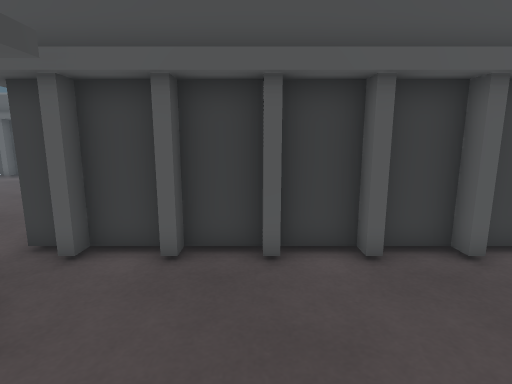
view 1 (above)

20 first-person views from a walk through a scene from a Unity 3-D project. The camera is 1.2 m above the floor, tilts 10° down and sees 80° across. The floor is counted in squares, 0.5 m on a side. Each view is taken from the middle of a square. On the plan, view 1 faces up. The plan holds only what a view shows up to about 19 squares ahead; the rest is blank. The place goes on beyond the plan.

view 2
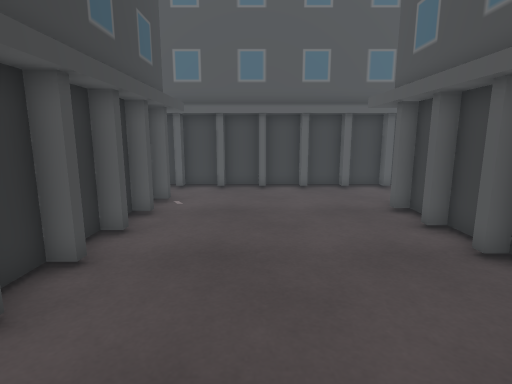

view 3
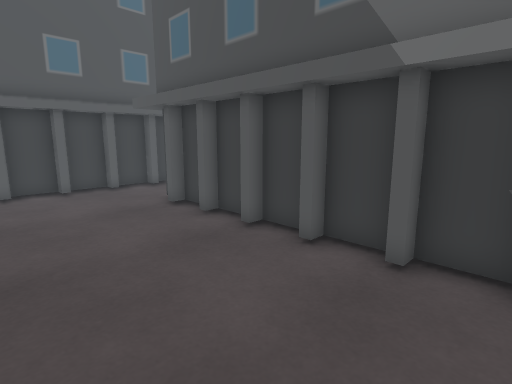

view 4
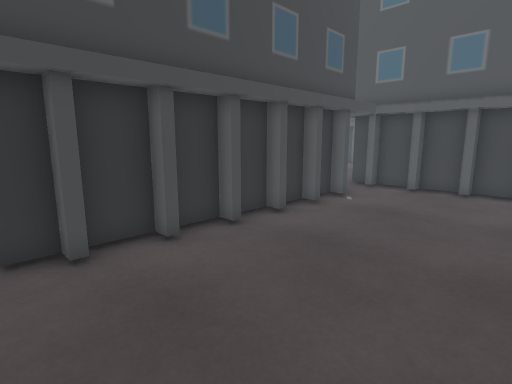

view 5
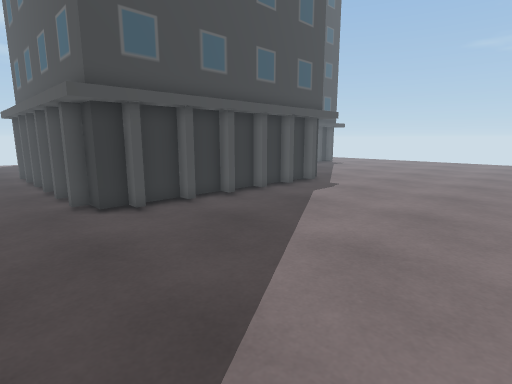

view 6
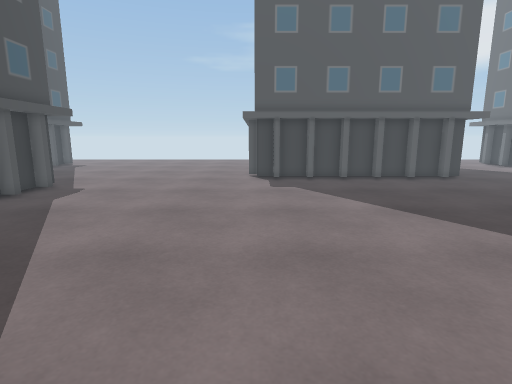

view 7
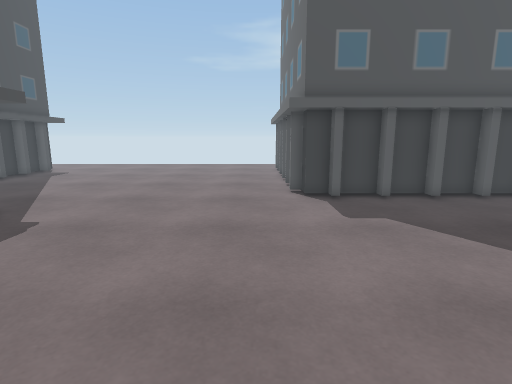

view 8
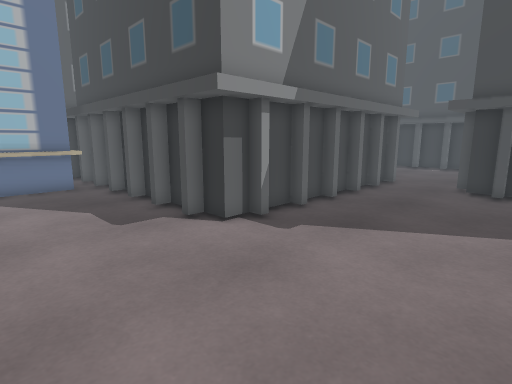

view 9
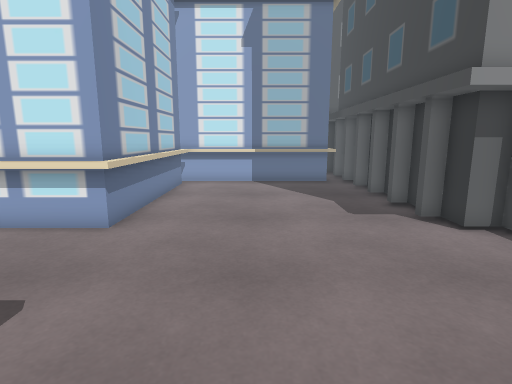

view 10
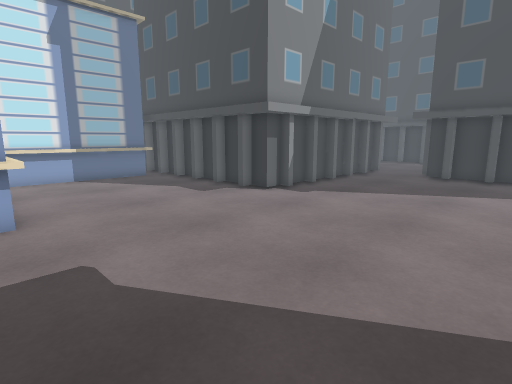

view 11
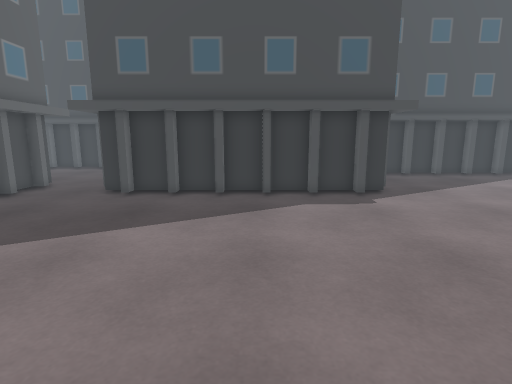

view 12
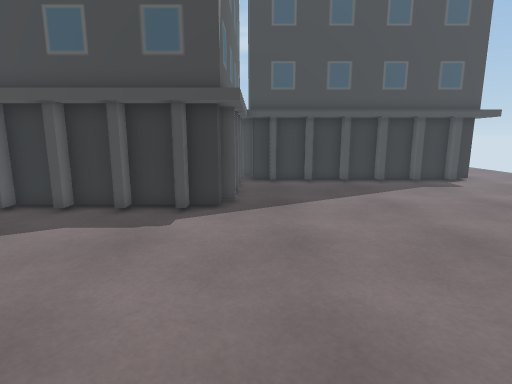

view 13
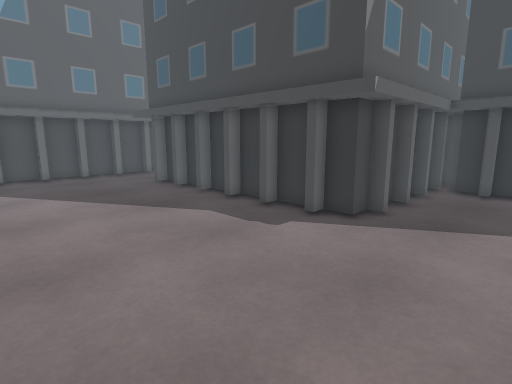

view 14
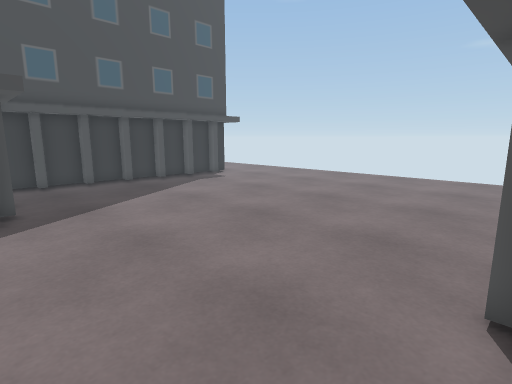

view 15
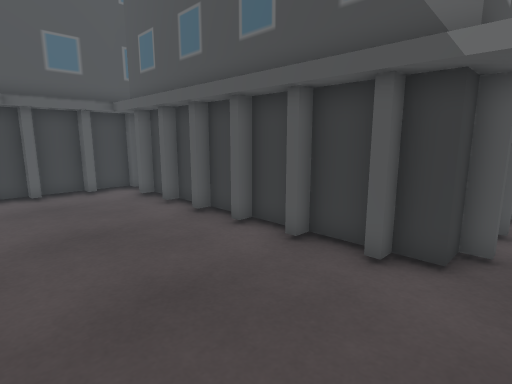

view 16
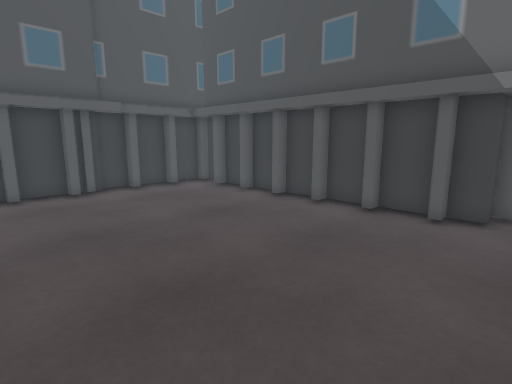

view 17
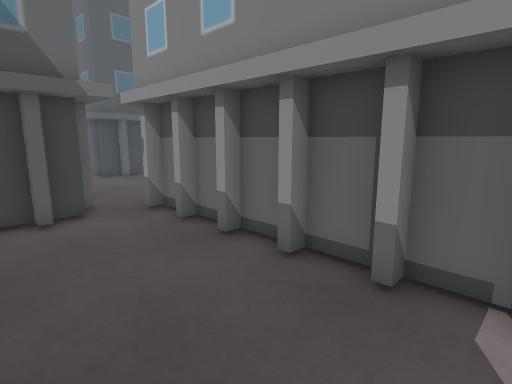

view 18
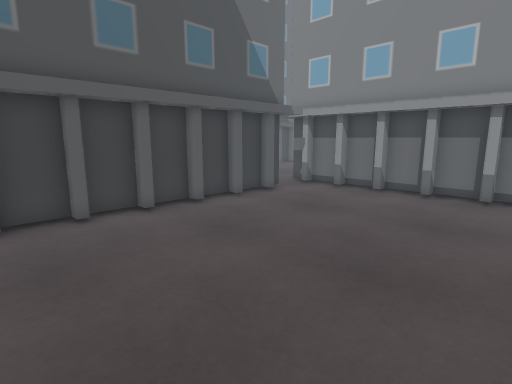

view 19
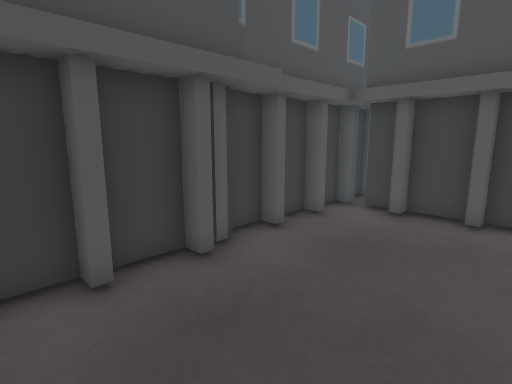

view 20
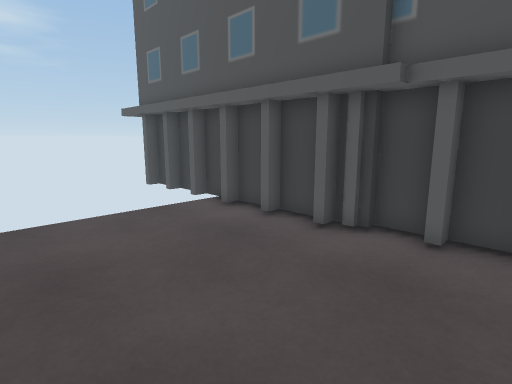

### Floor plan
Key: @ floor where view 1 was taken; . floor; B building.
Columns run from 15 left of view 1 to 28 right of it. Each row starts with its distance up from view 1.
 26                B.................B
 25                BB................B
 24                B.................B
 23                BB................B
 22                B.................BBBBBBBBBBB
 21                BB.................B.B.B.B.B.
 20     BBBBBBBBB BB............................
 19 BBBBB.B.B.BB BBBBBBBBBB.....................
 18 ..........B           BB....................
 17 ..........B            B....................
 16 ..........B            B....................
 15 ..........B            B....................
 14 ..........B            B...................
 13 ..........B            B...................
 12 ..........B            B.................. .
 11 ..........B            B..................
 10 ..........B            B...................
  9 ..........B            B....................
  8 ..........B            B....................
  7  .........B           BB....................
  6 ..........BBBBBBBBBBBBB.....................
  5 ............................................
  4 BBBBBBBBBBBB................................
  3            B.........B.B.B..................
  2            B........BBBBBBBBBBBBBB........BB
  1            B........B            B........B
  0            B...@....B            B........B
 -1            B........B            B........B
 -2            B........B            B........B
 -3            B........B            B........B
 -4            B........B            B........B
 -5            B........B            B........B
 -6            B........B            B........B
 -7            B........B            BBBBBBBBB
 -8            B........B            BB
 -9            B.... ...B            B

Positions as (right, up) in squares from view 1, and headings:
1: (0, 0), facing up
2: (0, -9), facing up
3: (-1, -9), facing up-right
4: (3, -9), facing up-left
5: (18, 3), facing up-left
6: (18, 3), facing up
7: (16, 9), facing up
8: (23, 9), facing down-left
9: (23, 10), facing down
10: (28, 12), facing down-left
11: (21, 13), facing left
12: (18, 20), facing left
13: (16, 23), facing down-left
14: (18, 18), facing up-left
15: (-11, 5), facing up-right
16: (-15, 5), facing up-right
17: (-15, 9), facing down-right
18: (-15, 18), facing down-right
19: (-15, 14), facing up-right
20: (-7, 12), facing up-left
